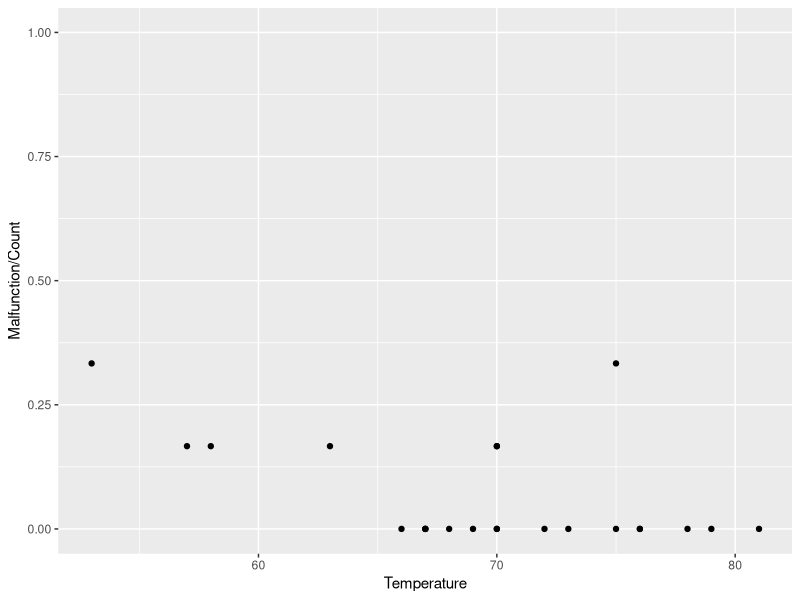
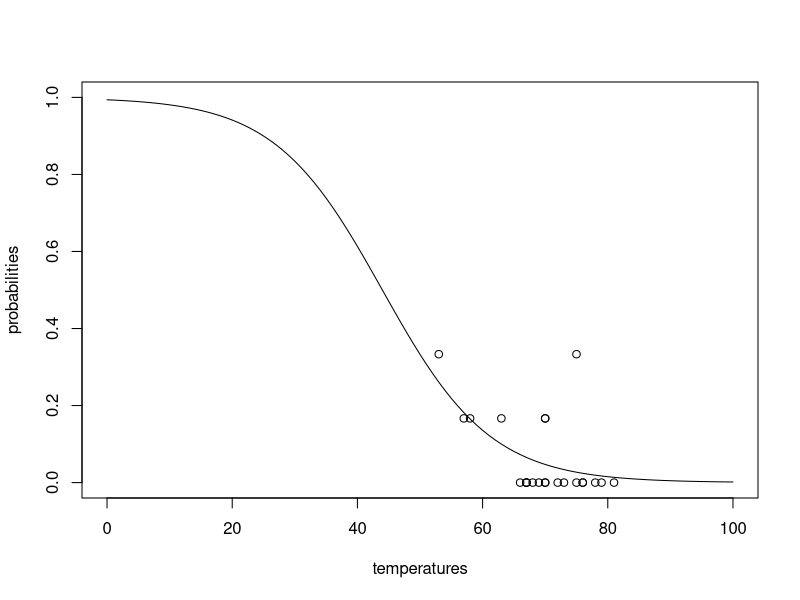
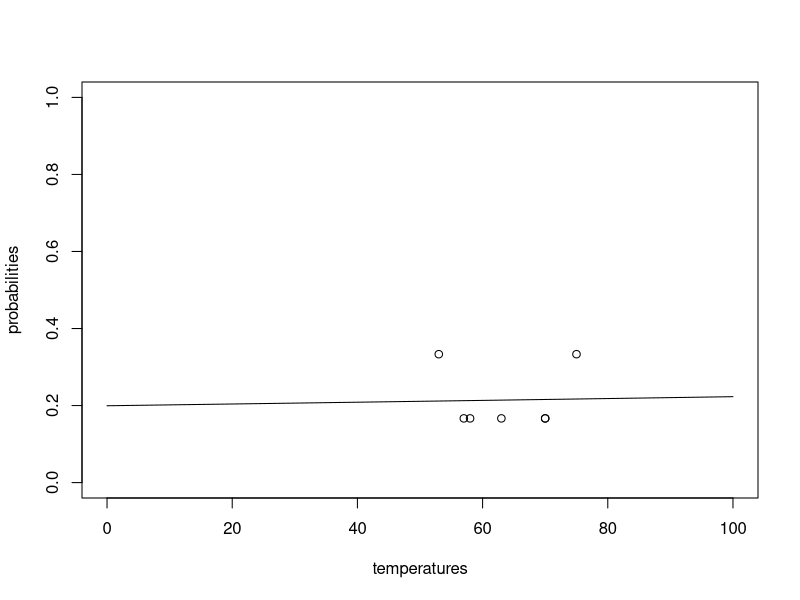

These figures' R source, in order:
## ---- chunk 1
library(tidyverse)
## ---- chunk 2
data <- read.csv("shuttle.csv")
## ---- chunk 3
ggplot(data = data, aes(x = Temperature, y = Malfunction/Count)) + geom_point() + coord_cartesian(ylim=c(0,1))
## ---- chunk 4
my_log_model <- glm(data = data, Malfunction/Count ~ Temperature, weights = Count, family = "binomial")
## ---- chunk 5
temperatures = seq(from=0, to=100, by = 1.0)
probabilities <- predict(my_log_model, list(Temperature = temperatures), type="response")
## ---- chunk 6
plot(temperatures, probabilities, type="l", ylim=c(0,1))
points(data = data, Malfunction/Count ~ Temperature)
## ---- chunk 7
predict(my_log_model, list(Temperature = 31), type="response")
## ---- chunk 8
malfunctions <- data[data$Malfunction > 0,]
## ---- chunk 9
my_faulty_model <- glm(data = malfunctions, Malfunction/Count ~ Temperature, weights = Count, family = "binomial")
## ---- chunk 10
probabilities <- predict(my_faulty_model, list(Temperature = temperatures), type="response")
plot(temperatures, probabilities, type="l", ylim=c(0,1))
points(data = malfunctions, Malfunction/Count ~ Temperature)
## ---- chunk 11
predict(my_faulty_model, list(Temperature = 31), type="response")
